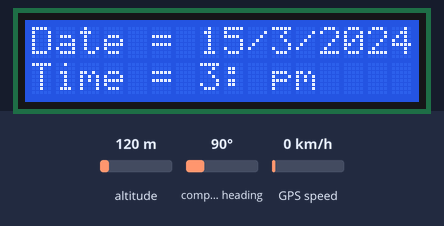
Simulated run of this sketch. Board: Arduino Uno, built with avr-gcc and run on an emulated ATmega328P. On the bench: 16×2 character LCD. The test bench sets the inputs (shaded band); at power-on: altitude 120 m, compass heading 90°, GPS speed 0 km/h. The GPS gets a fix after 3 s at 37.7749, -122.4194 with 8 satellites; what the sketch prints to the serial monitor is not drawn.

Above: at 1.7 s.
1.8 s: altitude set to 50 m
At 2.8 s:
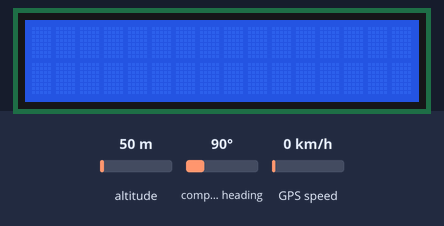
At 5.7 s:
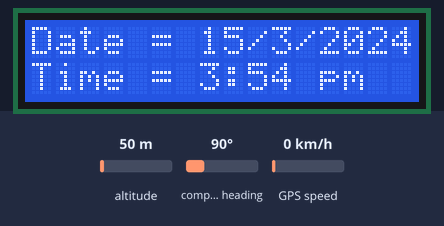
Timing chart, 0 to 7.2 s (numbered marks = the images above; inputs shaded):
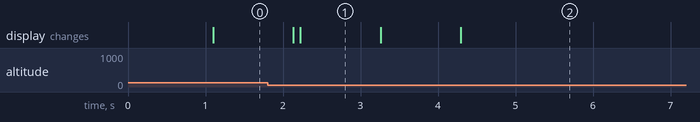

Measured:
- after the input at 1.8 s, the display: first differs from a run without the input after 0.42 s (image 1)
- what the display in image 1 shows lasts 1.1 s, from 2.2 s to 3.3 s

The sketch:

source_code.ino
```cpp
#include <Wire.h>
#include <SoftwareSerial.h>
#include <TinyGPS++.h>
#include <LiquidCrystal_I2C.h>

#define rxPin 4
#define txPin 3

TinyGPSPlus gps;
LiquidCrystal_I2C lcd(0x3F, 16, 2);

SoftwareSerial neogps(rxPin,txPin);

const int timezone_hours = 5; // Isme humlogon ne 5 likha ha kyunki hamara IST(Time zone) , UTC ke comparision me 5 hour aage hai .
const int timezone_minutes = 30; // Isme humlogon ne 30 likha hai kunki hamara IST(Time zone) , UTC ke comparision me 30 min aage hai .
//-------------------------- Program variables ---------------------------

int day, month, year;
String hours, minutes, Date;
int second;


void setup() {
   // initialize the LCD
   Serial.begin(9600);
   neogps.begin(9600);
   lcd.init();

  // Turn on the blacklight and print a message.
  lcd.backlight();
  lcd.clear();
}

void loop() {
  Read_GPS();

//  lcd.setCursor(0,0);
//  lcd.print("Time = " + String(hours)+":"+String(minutes));
//  lcd.setCursor(0,1);
//  lcd.print("Date = " );

}

void Read_GPS(){
  //------------------------------------------------------------------
  boolean newData = false;
  for (unsigned long start = millis(); millis() - start < 1000;)
  {
    while (neogps.available())
    {
      if (gps.encode(neogps.read()))
      {
        newData = true;
        break;
      }
    }
  }
  //------------------------------------------------------------------
  //If newData is true
  if(newData == true){
    newData = false;
    Get_GPS();
  }
  else {
    //no data
  }
}

void Get_GPS(){
  if (gps.time.isValid()){
    int hour = gps.time.hour();
    int minute = gps.time.minute();
    second = gps.time.second();

    abc(hour, minute);

    hours   = String(hour);
    minutes = String(minute);
    hours = (hours.length() == 1) ? "0"+hours : hours;
    minutes = (minutes.length() == 1) ? "0"+minutes : minutes;
  }
}

void abc(int &hour, int &minute){

//  ----------------------------------------------------------------
//  This will print time in UTC formet :---
//    Serial.println("UTC =  "+String(hour)+":"+String(minute)+":"+String(second));
//------------------------------------------------------------------

    minute = minute + timezone_minutes;
    if(minute >= 60){
      minute = minute - 60;
      hour = hour + 1;
    }
    if(minute < 0){
      minute = minute + 60;
      hour = hour - 1;
    }
    hour = hour + timezone_hours;
    if(hour >= 24){
      hour = hour - 24;
    }
    else if(hour < 0){
      hour = hour + 24;
    }

  lcd.setCursor(0,0);
  Date = String(gps.date.day()) + "/" + String(gps.date.month()) + "/" + String(gps.date.year());
  lcd.print("Date = " + Date );
//--------------------------------------------------------------------
  lcd.setCursor(0,1);
    int h;
    if(hour > 12 ){
      h = hour - 12 ;
    }

     String AmPm;
     if(hour > 12){
      AmPm = "pm";
     }else{
      AmPm = "am";
     }
  lcd.print("Time = " + String(h)+":"+String(minutes)+" "+AmPm);
   Serial.println("Date = " + Date );
   Serial.println("Time = " + String(h)+":"+String(minutes)+" "+ AmPm );
   Serial.println("");
}
```
